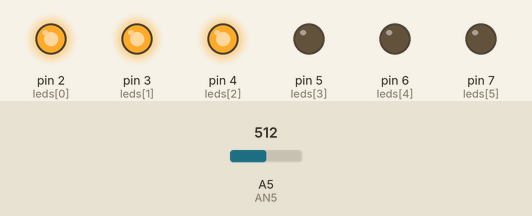
Simulated run of this sketch. Board: Arduino Uno, built with avr-gcc and run on an emulated ATmega328P. Parts: output pins drawn as LEDs (lit = HIGH). The test bench sets the inputs (shaded band); at power-on: A5 (AN5) = 512.

Above: at 1.2 s.
1.3 s: A5 (AN5) set to 674
2.8 s: A5 (AN5) set to 695
At 3.8 s:
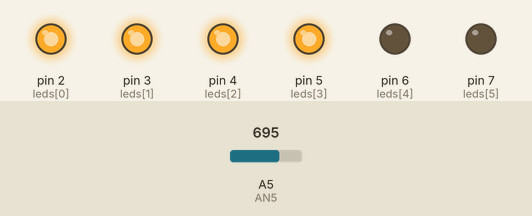
4.3 s: A5 (AN5) set to 511
At 5.0 s:
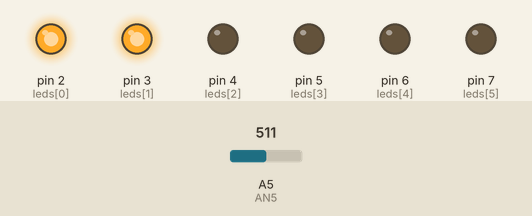
5.8 s: A5 (AN5) set to 348
7.3 s: A5 (AN5) set to 324
At 8.4 s:
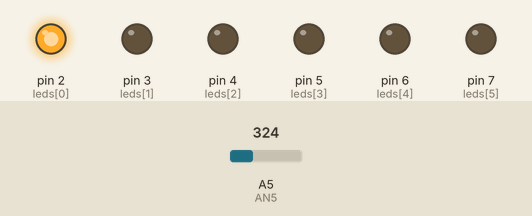
8.8 s: A5 (AN5) set to 716
At 9.6 s:
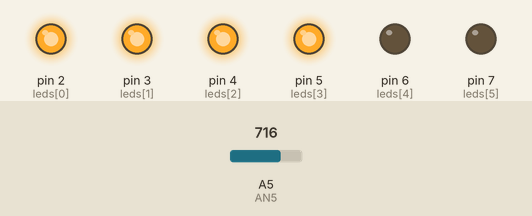
Timing chart, 0 to 11.3 s (numbered marks = the images above; inputs shaded):
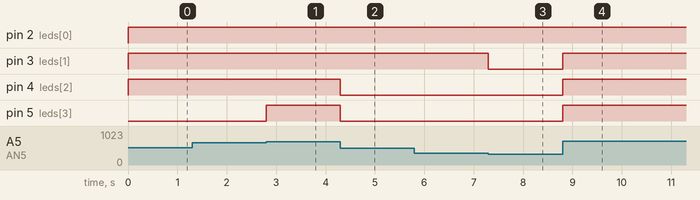

Measured:
- the behaviour switches between 681 and 682 on A5 (AN5) (found by bisection; images 0 and 1)
- the behaviour switches between 341 and 340 on A5 (AN5) (found by bisection; images 2 and 3)
- after the input at 1.3 s, every drawn part: stays the same
- after the input at 2.8 s, pin 5 (leds[3]): LOW → HIGH at once
- after the input at 4.3 s, pin 4 (leds[2]), pin 5 (leds[3]): HIGH → LOW at once
- after the input at 5.8 s, every drawn part: stays the same
- after the input at 7.3 s, pin 3 (leds[1]): HIGH → LOW at once
- after the input at 8.8 s, pin 3 (leds[1]), pin 4 (leds[2]), pin 5 (leds[3]): LOW → HIGH at once

The sketch:

program_2.ino
```cpp
#define AN5 A5

int leds[] = {2,3,4,5,6,7};
int size = sizeof(leds)/sizeof(int);

void setup(){
  for (int i = 0; i < size; i++) {
    pinMode(leds[i], OUTPUT);
  }
  pinMode(AN5, INPUT);
}

void turnOn(int x) {
  for (int i = 0; i < x; i++) {
	digitalWrite(leds[i], HIGH);
  }
  for (int i = x; i < size; i++) {
	digitalWrite(leds[i], LOW);
  }
}

void loop(){
  // ANALOG -> 0 - 1023
  int value = map(analogRead(AN5), 0, 1023, 0, 6);
  turnOn(value);
}
```
